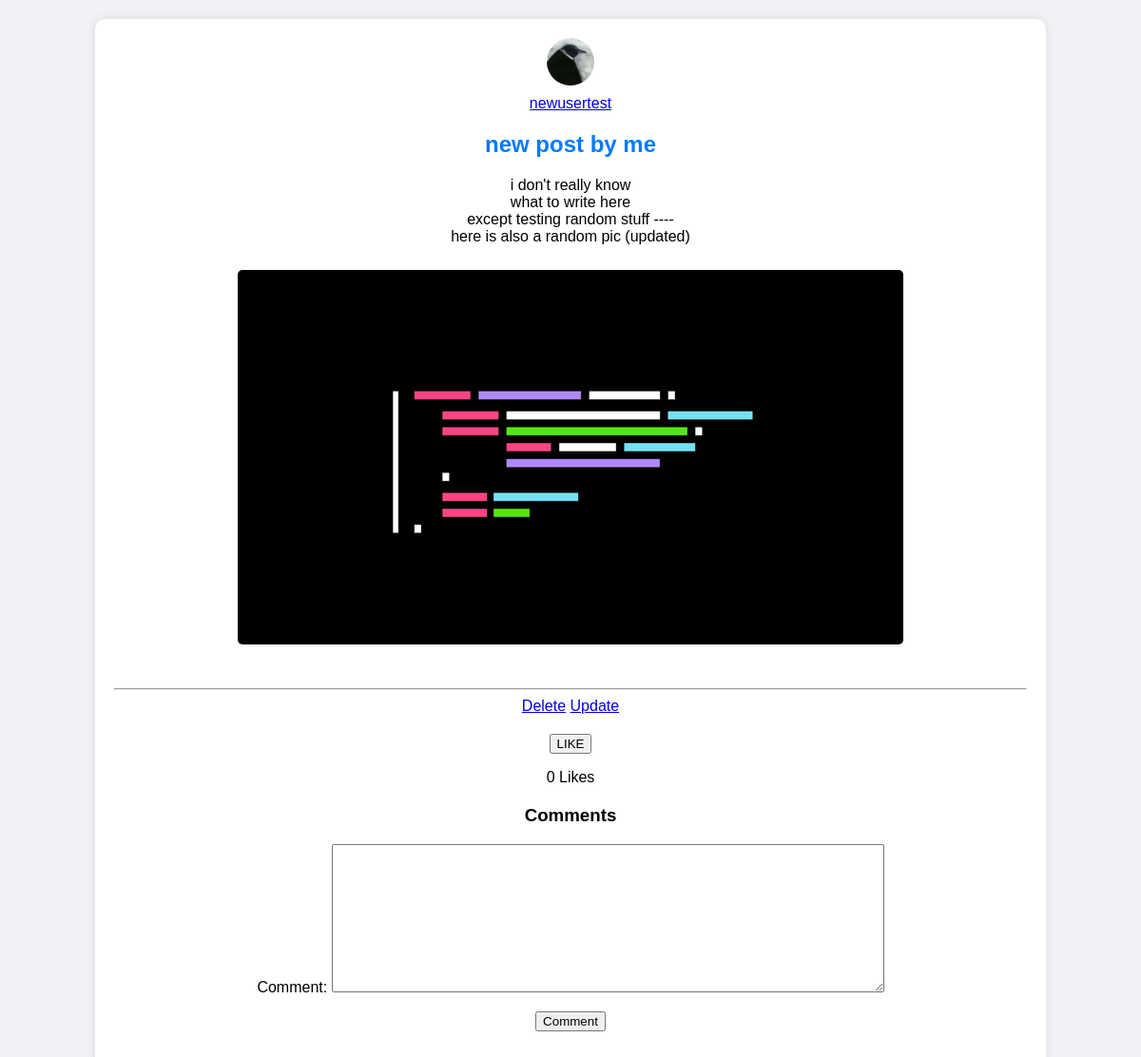
The app's page /blog/post/1 (signed in), older data.
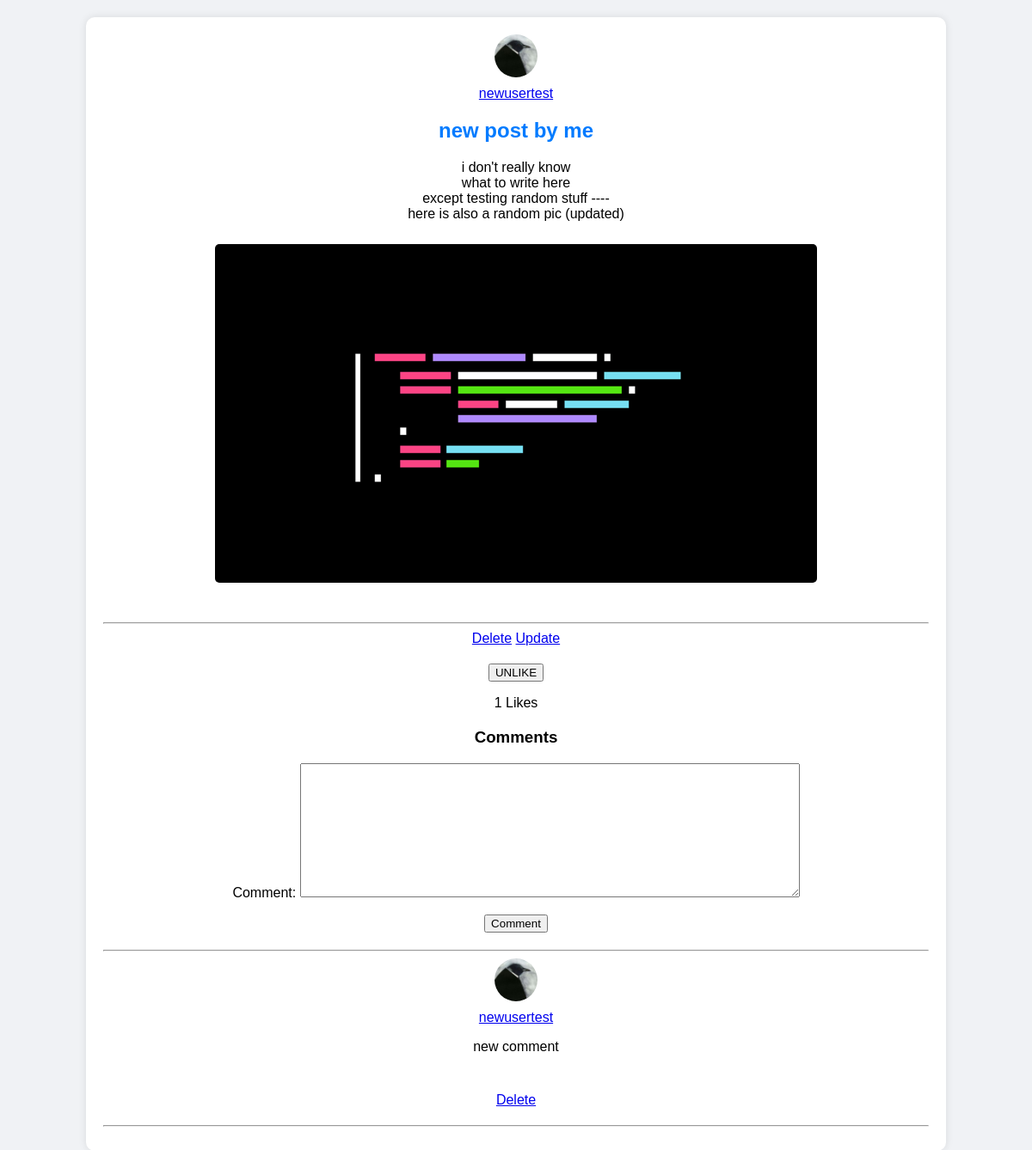
The same page, newer data.
### blog/models.py (models this page shows, shortened)
class Post(models.Model):
    author = models.ForeignKey(User , on_delete=models.CASCADE , related_name="posts")
    title = models.CharField(max_length=80)
    content = models.TextField(blank=True , null=True)
    image = models.ImageField(upload_to="posts_images" , blank=True , null=True)
    created_date = models.DateTimeField(auto_now_add=True)

class PostComment(models.Model):
    author = models.ForeignKey(User , on_delete=models.CASCADE , related_name="post_comments")
    post = models.ForeignKey(Post , on_delete=models.CASCADE , related_name="comments")
    comment = models.CharField(max_length=1200)

### users/models.py (models this page shows, shortened)
class Profile(models.Model):
    user = models.OneToOneField(User , on_delete=models.CASCADE , related_name='profile')
    about = models.CharField(max_length=850 , null=True , blank=True)
    picture = models.ImageField(upload_to='profile-pictures' , default ='profile-pictures/default.jpg')

### blog/views.py (the view, shortened to what this page needs)
# urls.py: path('post/<int:pk>' , views.detail_post , name = 'b-post'), # detail page + add comment form
@login_required
def detail_post(request , pk):
    post = Post.objects.get(id=pk)
    user_has_liked = PostLikes.objects.filter(user=request.user , post=post)
    comments = PostComment.objects.filter(post=post)
    context = {'post':post , 'form':PostCommentForm() , 'comments':comments , 'user_has_liked':user_has_liked}
    return render(request , 'blog/post.html' , context)

### blog/forms.py
class PostCommentForm(forms.ModelForm):
    class Meta:
        model = PostComment
        fields = ['comment']
        widgets = {
            'comment':forms.Textarea(attrs={'rows':10,'cols':70})
        }

### blog/templates/blog/post.html (shortened to what this page needs)
{% load static %}
<html lang="en">
<head>
</head>
<body>
    <div class="post-detail-container">
        <div class="post-detail-header">
            <a href="{% url 'u-profile' post.author.username %}" class="profile-link" >
                <div class="post-detail-user-info">
                    <div class="post-detail-profile-picture">
                        <img src="{{post.author.profile.picture.url}}" alt="User Profile Picture">
                    </div>
                    <div class="post-detail-username">{{post.author.username}}</div>
                </div>
            </a>
            <h2 class="post-detail-title">{{post.title}}</h2>
        </div>
        <div class="post-detail-content">
            <p>{{post.content|linebreaksbr}}</p>
            {% if post.image %}
            <img class="post-detail-image" src="{{post.image.url}}" alt="Post Image">
            {% endif %}
        </div>
        <br>
        <hr>
        <div class="post-detail-actions">
            {% if post.author == user %}
            <a class="post-detail-delete-button" href="{% url 'b-delete-post' post.id %}">Delete</a>
            <a class="post-detail-update-button" href="{% url 'b-update-post' post.id %}">Update</a>
            {% endif %}
        </div>
        {% if user_has_liked %}
                <a href="{% url 'b-like-post' post.id %}"><button>UNLIKE</button></a><p>{{post.likes.count}} Likes</p>
        {% else %}
                <a href="{% url 'b-like-post' post.id %}"><button>LIKE</button></a><p>{{post.likes.count}} Likes</p>
        {% endif %}
        <div class="comment-section">
            <h3>Comments</h3>
            <form method="POST" class="comment-form">
                {{ form.as_p }}
                <button type="submit" class="comment-button">Comment</button>
            </form>
            <div class="comments">
                {% for comment in comments %}
                <div class="comment">
                    <hr>
                    <a href="{% url 'u-profile' comment.author.username %}" class="post-link" >
                        <div class="comment-user-info">
                            <div class="comment-profile-picture">
                                <img src="{{comment.author.profile.picture.url}}" alt="Comment User Profile Picture">
                            </div>
                            <div class="comment-username">{{comment.author.username}}</div>
                        </div>
                    </a>
                    <p class="comment-content">{{comment.comment|linebreaks}}</p>
                    <br>
                    {% if comment.author == user %}
                    <div class="comment-detail-actions">
                        <a class="comment-detail-delete-button" href="{% url 'b-delete-comment' comment.id %}">Delete</a>
                    </div>
                    {% endif %}
                </div>
                <hr>
                {% endfor %}
            </div>
        </div>
    </div>
</body>
</html>

### blog/templates/blog/post.html (style rules this page uses)
body { font-family: Arial, sans-serif; margin: 0; padding: 0; background-color: #f0f2f5; }
.post-detail-container { background-color: #fff; margin: 20px auto; padding: 20px; width: 80%; border-radius: 10px; box-shadow: 0 0 10px rgba(0, 0, 0, 0.1); text-align: center; }
.post-detail-header { margin-bottom: 20px; }
.post-detail-profile-picture img, .comment-profile-picture img { width: 50px; height: 50px; border-radius: 50%; object-fit: cover; margin-bottom: 10px; }
.post-detail-title { color: #007bff; margin-bottom: 10px; }
.post-detail-content { margin-bottom: 20px; }
.post-detail-image { max-width: 100%; height: auto; margin-top: 10px; border-radius: 5px; }
.post-detail-actions { margin-bottom: 20px; }
.comment-section { margin-top: 20px; }
.comments { margin-top: 20px; }
.comment { margin-bottom: 20px; }
.comment-detail-actions { margin-top: 10px; }

Row changes from the older to the newer data that the page shows:
computed for Post "new post by me": likes.count "0" → "1"
added PostComment: author.profile.picture (picture), author.username "newusertest", comment "new comment", shows "Delete"
Text that changed along with them:
text no longer shown: "LIKE"
text now shown: "UNLIKE"
